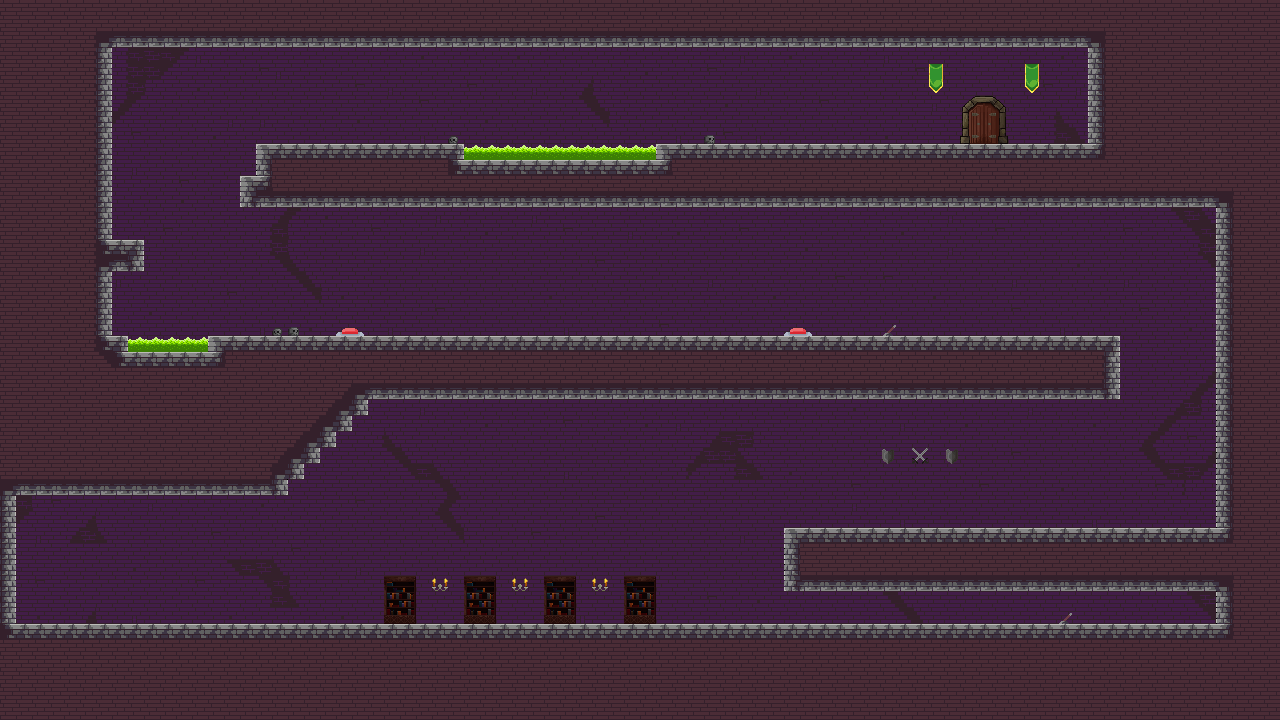

A 2D game scene composited from a Tiled map and its tileset images. What follows is a short description and the map's XML, with each tile layer's data collapsed to a summary:
An orthogonal 80x45 tile map with 16x16 px tiles, 7 tile layers (Background, Background - Decor, Dont Touch, Platforms, ...), 10 tilesets.

<map version="1.9" tiledversion="1.9.0" orientation="orthogonal" renderorder="right-down" width="80" height="45" tilewidth="16" tileheight="16" infinite="0" nextlayerid="9" nextobjectid="1">
 <editorsettings>
  <export target="Level_0_map.json" format="json" />
 </editorsettings>
 <tileset firstgid="1" source="Dungeon_Tiles_TS_1.tsx" />
 <tileset firstgid="43" source="Acid_TS.tsx" />
 <tileset firstgid="44" source="button_TS.tsx" />
 <tileset firstgid="45" source="door_TS.tsx" />
 <tileset firstgid="46" source="bookcases.tsx" />
 <tileset firstgid="50" source="Dungeon_Tiles_BG.tsx" />
 <tileset firstgid="131" source="candles.tsx" />
 <tileset firstgid="133" source="banner.tsx" />
 <tileset firstgid="134" source="skulls.tsx" />
 <tileset firstgid="138" source="torches.tsx" />
 <layer id="7" name="Background" width="80" height="45">
  <data>[3600 cells, 2303 non-empty, 18 distinct tile ids]</data>
 </layer>
 <layer id="8" name="Background - Decor" width="80" height="45">
  <data>[3600 cells, 16 non-empty, 7 distinct tile ids]</data>
 </layer>
 <layer id="3" name="Dont Touch" width="80" height="45">
  <data>[3600 cells, 17 non-empty, 1 distinct tile ids]</data>
 </layer>
 <layer id="1" name="Platforms" width="80" height="45">
  <data>[3600 cells, 1786 non-empty, 23 distinct tile ids]</data>
 </layer>
 <layer id="6" name="Door" width="80" height="45">
  <data>[3600 cells, 1 non-empty, 1 distinct tile ids]</data>
 </layer>
 <layer id="4" name="Lever 1" width="80" height="45">
  <data>[3600 cells, 2 non-empty, 1 distinct tile ids]</data>
 </layer>
 <layer id="5" name="Button 1" width="80" height="45">
  <data>[3600 cells, 2 non-empty, 1 distinct tile ids]</data>
 </layer>
</map>
